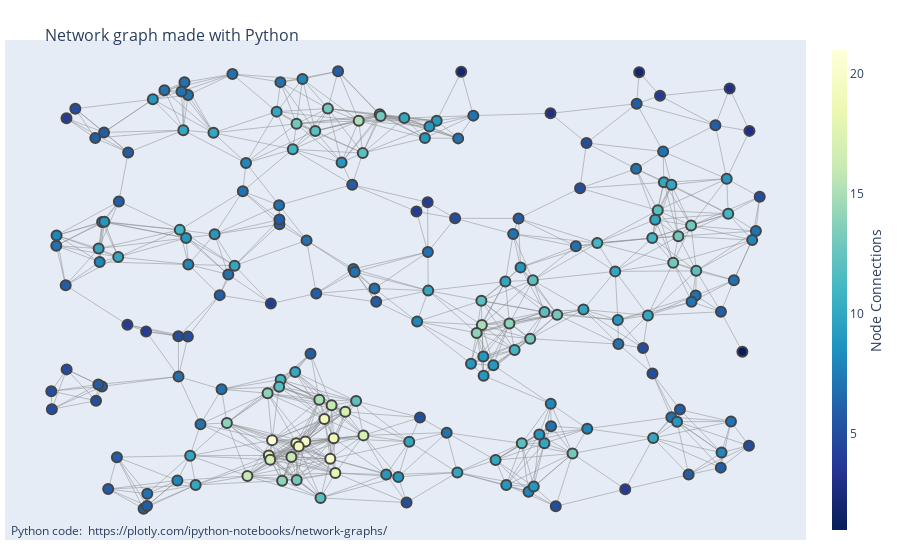

Notebook code cell kept with this figure:
### Code cell
fig = go.Figure(data=[edge_trace, node_trace],
             layout=go.Layout(
                title='<br>Network graph made with Python',
                titlefont_size=16,
                showlegend=False,
                hovermode='closest',
                margin=dict(b=20,l=5,r=5,t=40),
                annotations=[ dict(
                    text="Python code: <a href='https://plotly.com/ipython-notebooks/network-graphs/'> https://plotly.com/ipython-notebooks/network-graphs/</a>",
                    showarrow=False,
                    xref="paper", yref="paper",
                    x=0.005, y=-0.002 ) ],
                xaxis=dict(showgrid=False, zeroline=False, showticklabels=False),
                yaxis=dict(showgrid=False, zeroline=False, showticklabels=False))
                )
fig.show()

### Figure 1 — Plotly figure (JSON) as saved in the notebook; plotly's stock layout.template omitted (floating-point values rounded to 4 significant figures; data arrays with more than 128 entries replaced by an {"elided": "..."} marker saying what was removed)
{"data": [{"hoverinfo": "none", "line": {"color": "#888", "width": 0.5}, "mode": "lines", "type": "scatter", "x": {"elided": "2682 float values"}, "y": {"elided": "2682 float values"}}, {"hoverinfo": "text", "marker": {"color": {"elided": "200 int values"}, "colorbar": {"thickness": 15, "title": {"side": "right", "text": "Node Connections"}, "xanchor": "left"}, "colorscale": [[0, "rgb(255,255,217)"], [0.125, "rgb(237,248,177)"], [0.25, "rgb(199,233,180)"], [0.375, "rgb(127,205,187)"], [0.5, "rgb(65,182,196)"], [0.625, "rgb(29,145,192)"], [0.75, "rgb(34,94,168)"], [0.875, "rgb(37,52,148)"], [1, "rgb(8,29,88)"]], "line": {"width": 2}, "reversescale": true, "showscale": true, "size": 10}, "mode": "markers", "text": {"elided": "200 str values"}, "type": "scatter", "x": {"elided": "200 float values"}, "y": {"elided": "200 float values"}}], "layout": {"annotations": [{"showarrow": false, "text": "Python code: <a href='https://plotly.com/ipython-notebooks/network-graphs/'> https://plotly.com/ipython-notebooks/network-graphs/</a>", "x": 0.005, "xref": "paper", "y": -0.002, "yref": "paper"}], "hovermode": "closest", "margin": {"b": 20, "l": 5, "r": 5, "t": 40}, "showlegend": false, "title": {"font": {"size": 16}, "text": "<br>Network graph made with Python"}, "xaxis": {"showgrid": false, "showticklabels": false, "zeroline": false}, "yaxis": {"showgrid": false, "showticklabels": false, "zeroline": false}}}
